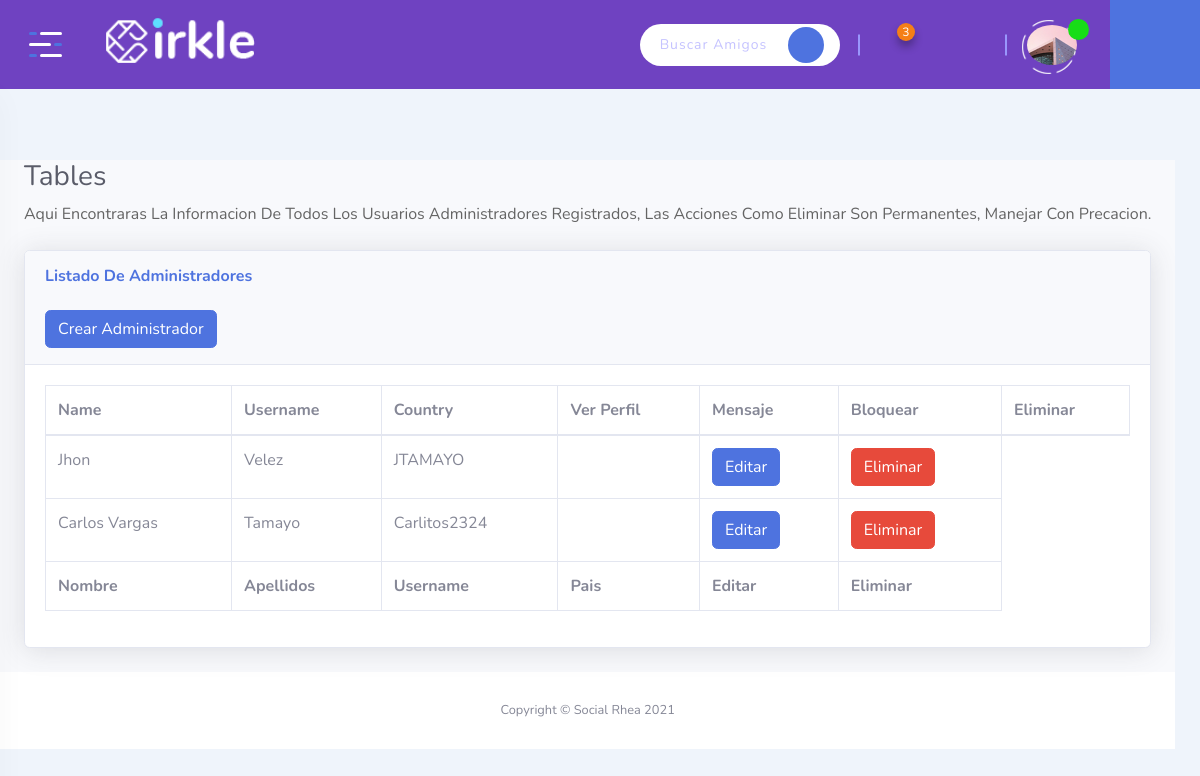
The app's page /admin/admins (signed in) with its own data.
### tables this page shows
CREATE TABLE Usuario (ID_Usuario INTEGER PRIMARY KEY AUTOINCREMENT NOT NULL, Usuario VARCHAR NOT NULL UNIQUE, Contrasena VARCHAR NOT NULL, Rol INT CHECK (Rol = 0 or Rol = 1 or Rol = 2) NOT NULL, Estado INT CHECK (Estado = 0 or Estado = 1) NOT NULL, Nombres VARCHAR NOT NULL, Apellidos VARCHAR NOT NULL, Genero INT CHECK (Genero = 0 or Genero = 1 or Genero = 2) NOT NULL, Email VARCHAR NOT NULL UNIQUE, Ubicacion VARCHAR NOT NULL, Foto VARCHAR, Telefono INT NOT NULL, Fecha_Nacimiento DATE NOT NULL, Estado_Civil INT NOT NULL CHECK (Estado_Civil = 1 or Estado_Civil = 2 or Estado_Civil = 3 or Estado_Civil = 4 or Estado_Civil = 5), Fecha DATE NOT NULL DEFAULT (CURRENT_TIMESTAMP), Privacidad INT NOT NULL CHECK (Privacidad = 1 or Privacidad = 2));

### app.py (the view)
@app.route('/admin/admins', methods=['GET', 'POST'])
def admin_admins():
  if session['usuario']:
    dbUsuario = db.getUser(session['usuario'])
    admins = db.getAllAdmins()
    return render_template('dashboard-admin.html', usuario=dbUsuario, usuarios=admins, rol = dbUsuario["Rol"])

### app.py (called while the page is built)
@app.before_request
def antes_de_cada_peticion():
    ruta = request.path
    if not 'usuario' in session and ruta != "/" and ruta != "/admin-login" and ruta != "/logout" and ruta != "/registro" and not ruta.startswith("/static"):
        flash("Inicia sesión para continuar")
        return redirect("/")

### db.py (called while the page is built)
def conectar():
    dbname= 'socialrhea.db'
    conn= sqlite3.connect(dbname)
    return conn

def getUser(user):
    conn= conectar()
    try:
      conn.row_factory = sqlite3.Row
      sql = 'SELECT * FROM Usuario WHERE Usuario = ?'
      cursor = conn.execute(sql, (user,))
      resultados = (cursor.fetchone())
      cursor.close()
      conn.close()
      if not resultados:
        return False
      else:
        return resultados
    except Error as e:
      print(f"error in getUser() : {str(e)}"  )

def getAllAdmins():
    conn= conectar()
    conn.row_factory = sqlite3.Row
    try:
      sql = 'SELECT * FROM Usuario WHERE Rol = ?'
      cursor= conn.execute(sql,(1,))
      resultado = (cursor.fetchall())
      if resultado:
        results = [ dict(row) for row in resultado ]
      return results
    except Error as e:
      print(f"error in getPostsFeed() : {str(e)}"  )

### templates/dashboard-admin.html (shortened to what this page needs)
{% extends 'dashboard-base.html' %}
{% block contenido %}
<div class="page-content">
  <div id="content-wrapper" class="d-flex flex-column">
      <div class="container-fluid">
        <h1 class="h3 mb-2 text-gray-800">Tables</h1>
        <p class="mb-4">Aqui encontraras la informacion de todos los usuarios administradores registrados, las Acciones como Eliminar son permanentes, manejar con precacion.</p>
        <div class="card shadow mb-4">
            <div class="card-header py-3">
                <h6 class="m-0 font-weight-bold text-primary">Listado de Administradores</h6>
                <br>
                <a href="/admin/createadmin" class="btn btn-primary">Crear Administrador</a>
            </div>
            <div class="card-body">
                <div class="table-responsive">
                    <table class="table table-bordered" id="dataTable" width="100%" cellspacing="0">
                        <thead>
                            <tr>
                                <th>Name</th>
                                <th>Username</th>
                                <th>Country</th>
                                <th>Ver Perfil</th>
                                <th>Mensaje</th>
                                <th>Bloquear</th>
                                <th>Eliminar</th>
                            </tr>
                        </thead>
                        <tfoot>
                            <tr>
                                <th>Nombre</th>
                                <th>Apellidos</th>
                                <th>Username</th>
                                <th>Pais</th>
                                <th>Editar</th>
                                <th>Eliminar</th>
                            </tr>
                        </tfoot>
                        <tbody>
                        {% for usr in usuarios %}
                            <tr>
                                <td>{{ usr.Nombres }}</td>
                                <td>{{ usr.Apellidos }}</td>
                                <td>{{ usr.Usuario }}</td>
                                <td>{{ usr.Pais }}</td>
                                <td>
                                  <a href="/editarusuario/{{ usr.Usuario }}" class="btn btn-primary">Editar</a>
                                </td>
                                <td>
                                  <a href="/deleteadmin/{{ usr.Usuario }}" class="btn btn-danger js-delete">Eliminar</a>
                                </td>
                              </tr>
                        {% endfor %}
                        </tbody>
                    </table>
                </div>
            </div>
        </div>
    </div>
      <footer class="sticky-footer bg-white">
          <div class="container my-auto">
              <div class="copyright text-center my-auto">
                  <span>Copyright &copy; Social Rhea 2021</span>
              </div>
          </div>
      </footer>
  </div>
</div>
{% endblock %}

### templates/dashboard-base.html (shortened to what this page needs)
<!DOCTYPE html>
<html class="no-js" lang="">
<head>
    <link rel="stylesheet" href="{{ url_for('static', filename='css/bootstrap.min.css' ) }}">
    <link rel="stylesheet" href="{{ url_for('static', filename='css/app.css' ) }}">
    <link rel="stylesheet" href="{{ url_for('static', filename='assets/icofont/icofont.min.css' ) }}">
    <link rel="stylesheet" href="{{ url_for('static', filename='css/sb-admin-2.min.css' ) }}">
</head>
<body class="bg-link-water">
    <div id="wrapper" class="wrapper">
        <header class="fixed-header">
            <div class="header-menu">
                <div class="navbar">
                    <div class="nav-item d-none d-sm-block">
                        <div class="header-logo">
                            <a href="/"><img src="{{ url_for('static', filename='assets/img/logo.png')}}" width="190" alt="Social Rhea"></a>
                        </div>
                    </div>
                    <div class="nav-item header-control">
                        <div class="inline-item d-none d-md-block">
                          <form action="" method="POST" class="js-search">
                            <div class="input-group">
                              <input type="text" class="form-control" name="busqueda" placeholder="Buscar Amigos.......">
                              <div class="input-group-append">
                                <input type="submit" class="submit-btn" value="" type="button"><i class="icofont-search"></i></input>
                              </div>
                            </div>
                          </form>
                        </div>
                        <div class="inline-item d-flex align-items-center">
                          <div class="dropdown dropdown-notification">
                            <button class="dropdown-toggle" type="button" data-toggle="dropdown" aria-expanded="false">
                                <i class="icofont-notification"></i><span class="notify-count">3</span>
                            </button>
                        </div>
                        <div class="dropdown dropdown-message">
                          <button class="dropdown-toggle" type="button" data-toggle="dropdown" aria-expanded="false">
                              <i class="icofont-speech-comments"></i>
                          </button>
                      </div>
                            <div class="dropdown dropdown-friend">
                                <button class="dropdown-toggle" type="button" data-toggle="dropdown" aria-expanded="false">
                                    <i class="icofont-users-alt-4"></i>
                                </button>
                            </div>
                        </div>
                        <div class="inline-item">
                            <div class="dropdown dropdown-admin">
                                <a href="/profile/{{ usuario.Usuario }}" class="dropdown-toggle"></button>
                                    <span class="media">
                                        <span class="item-img">
                                            <img src="/static/uploads/imgusuarios/{{ usuario.Foto }}" width="50" height="50" alt="{{ usuario.Nombre }}">
                                            <span class="acc-verified"><i class="icofont-check"></i></span>
                                        </span>
                                    </span>
                                  </a>
                            </div>
                        </div>
                    </div>
                </div>
            </div>
        </header>
        <div class="fixed-sidebar">
            <div class="fixed-sidebar-left small-sidebar">
                <div class="sidebar-toggle">
                    <button class="toggle-btn toggler-open">
                        <span></span>
                        <span></span>
                        <span></span>
                    </button>
                </div>
            </div>
        </div>
        <div class="fixed-sidebar right">
            <div class="fixed-sidebar-right small-sidebar">
                <div class="sidebar-toggle" id="chat-head-toggle">
                    <button class="chat-icon">
                        <i class="icofont-speech-comments"></i>
                    </button>
                </div>
            </div>
        </div>
        {% block contenido %}
        {% endblock %}
  </div>
</body>
</html>

### records on screen
Usuario: Foto (picture)
Usuario: Nombres "Jhon", Apellidos "Velez", Usuario "JTAMAYO"
Usuario: Nombres "Carlos Vargas", Apellidos "Tamayo", Usuario "Carlitos2324"
